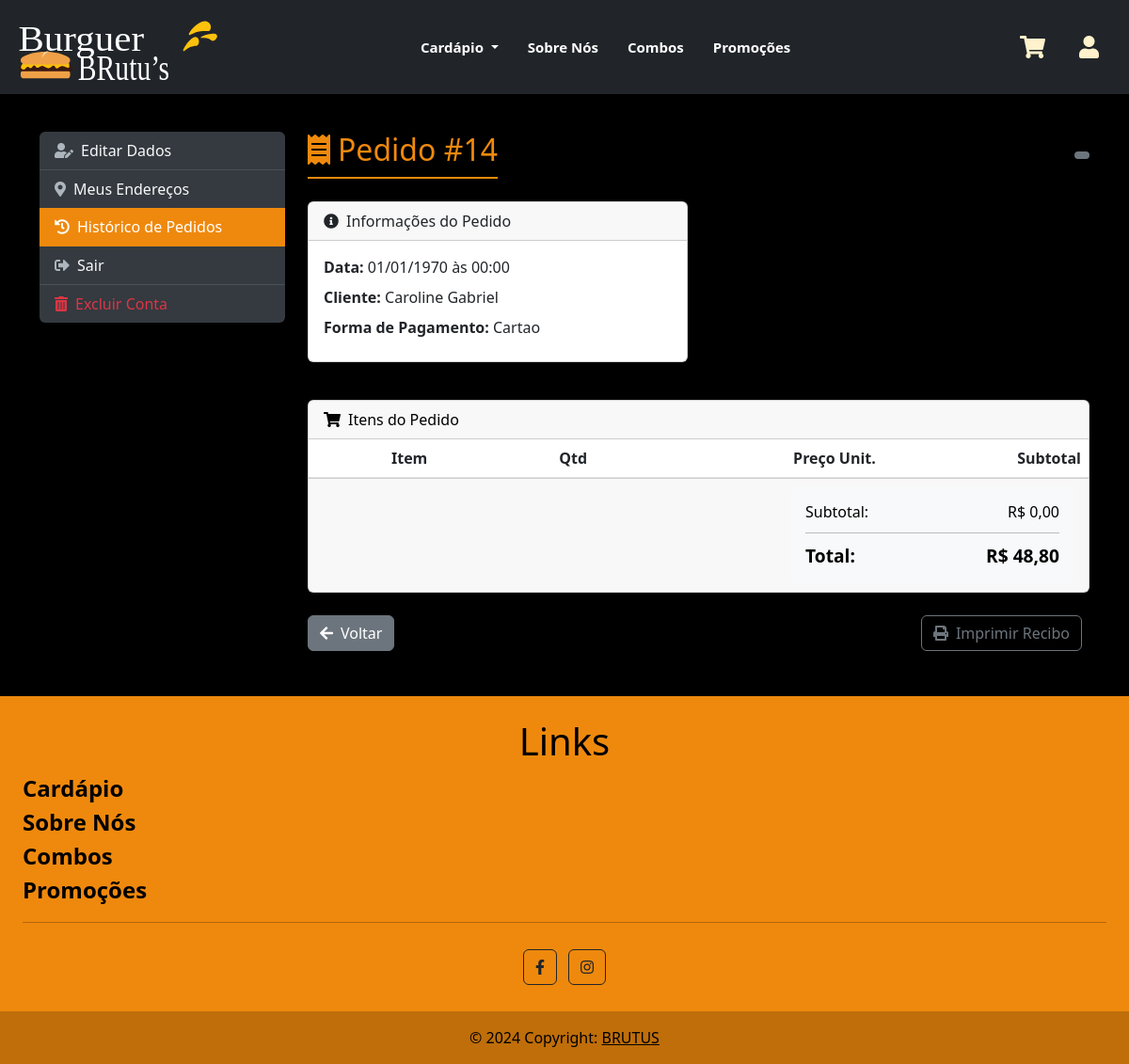
/usuario/detalhe_pedido.php?id=14 (signed in), run on an earlier commit of the app's database.
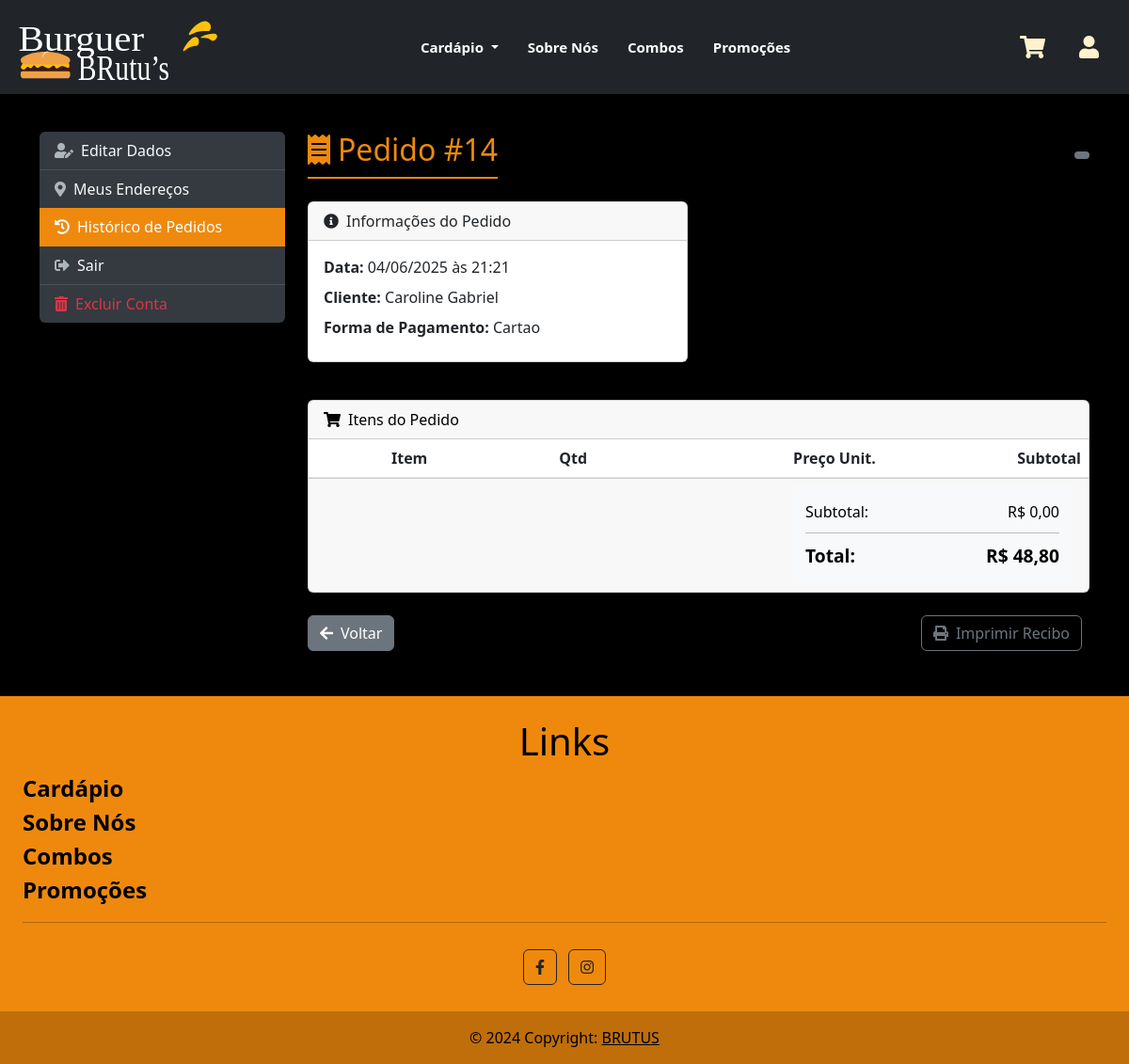
And on a later commit of the database.
### tables this page shows
CREATE TABLE `pedidos` (
  `cod_pedido` int(11) NOT NULL,
  `datahora_pedido` timestamp NOT NULL DEFAULT current_timestamp(),
  `total_pedidos` double DEFAULT NULL,
  `fk_Usuario_codigo` int(11) DEFAULT NULL,
  `tipo_pagamento` varchar(20) NOT NULL,
  `quant_itens` int(11) NOT NULL,
  `cod_endereco` int(11) NOT NULL
);

CREATE TABLE `usuario` (
  `codigo` int(11) NOT NULL,
  `nome` varchar(50) DEFAULT NULL,
  `email` varchar(50) DEFAULT NULL,
  `telefone` varchar(14) DEFAULT NULL,
  `senha` varchar(50) DEFAULT NULL,
  `cpf` varchar(14) DEFAULT NULL,
  `fk_tipos_usuario_codigo` int(11) DEFAULT NULL
);

### usuario/detalhe_pedido.php (the view, shortened to what this page needs)
<?php
$erros = [];
$host = "localhost";
$database = "brutus";
$username = "root";
$password = "";
try {
    $conn = new PDO("mysql:host=$host;dbname=" . $database, $username, $password);
    $conn->setAttribute(PDO::ATTR_ERRMODE, PDO::ERRMODE_EXCEPTION);
    $usuario_id = $_SESSION['id_logado'];
    $pedido_id = intval($_GET['id']);
    $query_pedido = "SELECT p.*,
       (SELECT s.status_pedidos
        FROM hist_status_ped h
        INNER JOIN status_pedidos s ON h.cod_status = s.cod_status_pedidos
        WHERE h.cod_pedido = p.cod_pedido
        ORDER BY h.data_hora DESC
        LIMIT 1) AS status_pedidos,
       u.nome as nome_usuario,
       u.email,
       u.telefone
FROM pedidos p
INNER JOIN usuario u ON p.fk_Usuario_codigo = u.codigo
WHERE p.cod_pedido = :pedido_id AND p.fk_Usuario_codigo = :usuario_id";
    $stmt_pedido = $conn->prepare($query_pedido);
    $stmt_pedido->bindParam(':pedido_id', $pedido_id, PDO::PARAM_INT);
    $stmt_pedido->bindParam(':usuario_id', $usuario_id, PDO::PARAM_INT);
    $stmt_pedido->execute();
    $pedido = $stmt_pedido->fetch(PDO::FETCH_ASSOC);
    $data_pedido = date('d/m/Y', strtotime($pedido['datahora_pedido']));
    $hora_pedido = date('H:i', strtotime($pedido['datahora_pedido']));
} catch (PDOException $e) {
    $erros[] = "Erro de conexão: " . $e->getMessage();
}
?>
<!DOCTYPE html>
<html lang="pt-br">
<head>
    <link href="https://cdn.jsdelivr.net/npm/bootstrap@5.3.0-alpha1/dist/css/bootstrap.min.css" rel="stylesheet">
    <link rel="stylesheet" href="https://cdnjs.cloudflare.com/ajax/libs/font-awesome/5.15.3/css/all.min.css">
    <link rel="stylesheet" href="../geral.css">
    <link rel="stylesheet" href="perfil.css">
</head>
<body>
<div class="container my-3">
    <div class="row">
        <div class="col-md-3">
            <div class="list-group profile-menu">
                <a href="perfil.php#editar-dados" class="list-group-item list-group-item-action"><i class="fas fa-user-edit me-2"></i>Editar Dados</a>
                <a href="perfil.php#meus-enderecos" class="list-group-item list-group-item-action"><i class="fas fa-map-marker-alt me-2"></i>Meus Endereços</a>
                <a href="perfil.php#historico-pedidos" class="list-group-item list-group-item-action active"><i class="fas fa-history me-2"></i>Histórico de Pedidos</a>
                <a href="logout.php" class="list-group-item list-group-item-action"><i class="fas fa-sign-out-alt me-2"></i>Sair</a>
                <a href="#" class="list-group-item list-group-item-action text-danger" data-bs-toggle="modal" data-bs-target="#confirmDeleteModal"><i class="fas fa-trash-alt me-2"></i>Excluir Conta</a>
            </div>
        </div>
        <div class="col-md-9">
            <?php if (!empty($erros)): ?>
                <div class="alert alert-danger alert-dismissible fade show">
                    <ul class="mb-0">
                        <?php foreach ($erros as $erro): ?>
                            <li><?php echo $erro; ?></li>
                        <?php endforeach; ?>
                    </ul>
                    <button type="button" class="btn-close" data-bs-dismiss="alert" aria-label="Close"></button>
                </div>
            <?php else: ?>
                <div class="order-details-container">
                    <div class="d-flex justify-content-between align-items-center mb-4">
                        <h2 class="profile-title mb-0">
                            <i class="fas fa-receipt me-2"></i>Pedido #<?php echo $pedido_id; ?>
                        </h2>
                        <span class="badge status-badge <?php
                            switch (strtolower($pedido['status_pedidos'])) {
                                default: echo 'bg-secondary';
                            }
                        ?>">
                        </span>
                    </div>
                    <div class="row mb-4">
                        <div class="col-md-6">
                            <div class="card mb-3">
                                <div class="card-header">
                                    <i class="fas fa-info-circle me-2"></i>Informações do Pedido
                                </div>
                                <div class="card-body">
                                    <p class="mb-2"><strong>Data:</strong> <?php echo $data_pedido; ?> às <?php echo $hora_pedido; ?></p>
                                    <p class="mb-2"><strong>Cliente:</strong> <?php echo htmlspecialchars($pedido['nome_usuario']); ?></p>
                                    <p class="mb-2"><strong>Forma de Pagamento:</strong> <?php echo ucfirst($pedido['tipo_pagamento']); ?></p>
                                </div>
                            </div>
                        </div>
                        <div class="col-md-6">
                        </div>
                    </div>
                    <div class="card mb-4">
                        <div class="card-header">
                            <i class="fas fa-shopping-cart me-2"></i>Itens do Pedido
                        </div>
                        <div class="card-body p-0">
                            <div class="table-responsive">
                                <table class="table table-hover mb-0">
                                    <thead>
                                        <tr>
                                            <th style="width: 80px"></th>
                                            <th>Item</th>
                                            <th class="text-center">Qtd</th>
                                            <th class="text-end">Preço Unit.</th>
                                            <th class="text-end">Subtotal</th>
                                        </tr>
                                    </thead>
                                        <?php
                                        $subtotal = 0;
                                        ?>
                                </table>
                            </div>
                        </div>
                        <div class="card-footer">
                            <div class="order-summary ms-auto" style="max-width: 300px;">
                                <div class="d-flex justify-content-between">
                                    <span>Subtotal:</span>
                                    <span>R$ <?php echo number_format($subtotal, 2, ',', '.'); ?></span>
                                </div>
                                <hr>
                                <div class="d-flex justify-content-between order-total">
                                    <span>Total:</span>
                                    <span>R$ <?php echo number_format($pedido['total_pedidos'], 2, ',', '.'); ?></span>
                                </div>
                            </div>
                        </div>
                    </div>
                    <div class="d-flex justify-content-between">
                        <a href="perfil.php#historico-pedidos" class="btn btn-secondary">
                            <i class="fas fa-arrow-left me-2"></i>Voltar
                        </a>
                        <div>
                            <button class="btn btn-outline-secondary me-2" onclick="window.print()">
                                <i class="fas fa-print me-2"></i>Imprimir Recibo
                            </button>
                        </div>
                    </div>
                </div>
            <?php endif; ?>
        </div>
    </div>
</div>
</body>
</html>

### geral.css (style rules this page uses)
body { color: rgb(211, 108, 35) ; background-color: black !important; }
.navbar { background-color: black ; width: 100%; height: 100px; display: flex; align-items: center; justify-content: center; }
.navbar-brand { font-size: 24px; font-weight: bold; color: black !important; display: flex; align-items: center; }
.logo { justify-content: center; font-size: 40px; color: black ; display: flex; align-items: center ; }
.logo0 img { margin-top: -20px; }
.navbar-nav { display: flex; flex-grow: 1; justify-content: center; align-items: center; }
.nav-item { text-align: center; }
.nav-link { color: #ffffff !important; font-weight: bold !important; font-size: 15px !important; margin-right: 15px !important; transition: color 0.3s ease, transform 0.3s ease; }
.navbar-icons { display: flex; align-items: center; margin-left: auto; padding-right: 20px; }
.navbar-icons a { color: #fff2cc ; margin-left: 20px; font-size: 1.5rem; transition: color 0.3s ease; }
.mb-4 { color: black !important; }

### usuario/perfil.css (style rules this page uses)
.profile-menu .list-group-item { background-color: #343a40; color: #f8f9fa; border: none; border-bottom: 1px solid #495057; transition: background-color 0.3s ease, color 0.3s ease; }
.profile-menu .list-group-item:last-child { border-bottom: none; }
.profile-menu .list-group-item i { color: #adb5bd; transition: color 0.3s ease; }
.profile-menu .list-group-item.active { background-color: #ef890d; color: #ffffff; border-color: #ef890d; }
.profile-menu .list-group-item.active i { color: #ffffff; }
.profile-menu .list-group-item.text-danger, .profile-menu .list-group-item.text-danger i { color: #dc3545 !important; }
.profile-title { color: #ef890d; border-bottom: 2px solid #ef890d; padding-bottom: 10px; margin-bottom: 30px !important; }

### usuario/detalhe_pedido.php (style rules this page uses)
.order-summary { background-color: #f8f9fa; border-radius: 5px; padding: 15px; }
.order-summary hr { margin: 10px 0; }
.order-total { font-size: 1.2rem; font-weight: bold; }
.status-badge { font-size: 1rem; padding: 5px 10px; }

What changed in the data, as far as the page shows it:
changed pedidos "Cartao": datahora_pedido "01/01/1970" → "04/06/2025"; datahora_pedido "00:00" → "21:21"
